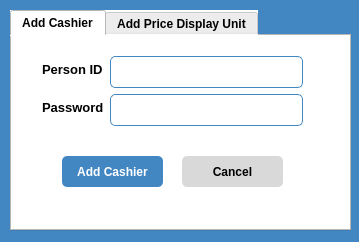
<?xml version="1.0" encoding="UTF-8"?>
<ui version="4.0">
 <class>NewUnit</class>
 <widget class="QWidget" name="NewUnit">
  <property name="geometry">
   <rect>
    <x>0</x>
    <y>0</y>
    <width>359</width>
    <height>242</height>
   </rect>
  </property>
  <property name="windowTitle">
   <string>Add new unit</string>
  </property>
  <property name="styleSheet">
   <string notr="true">background-color: #4287c2;</string>
  </property>
  <widget class="QTabWidget" name="tabWidget">
   <property name="geometry">
    <rect>
     <x>10</x>
     <y>10</y>
     <width>341</width>
     <height>221</height>
    </rect>
   </property>
   <property name="styleSheet">
    <string notr="true">background-color: #ffffff;
font-weight: bold;
</string>
   </property>
   <property name="currentIndex">
    <number>0</number>
   </property>
   <widget class="QWidget" name="addCashier">
    <attribute name="title">
     <string>Add Cashier</string>
    </attribute>
    <widget class="QWidget" name="formLayoutWidget">
     <property name="geometry">
      <rect>
       <x>30</x>
       <y>20</y>
       <width>261</width>
       <height>82</height>
      </rect>
     </property>
     <layout class="QFormLayout" name="formLayout">
      <property name="fieldGrowthPolicy">
       <enum>QFormLayout::AllNonFixedFieldsGrow</enum>
      </property>
      <item row="1" column="0">
       <widget class="QLabel" name="label">
        <property name="styleSheet">
         <string notr="true">font-size: 13px;
font-family: &quot;Open Sans&quot;,&quot;lucida grande&quot;,&quot;Segoe UI&quot;,arial,verdana,&quot;lucida sans unicode&quot;,tahoma,sans-serif;
font-weight: bold;</string>
        </property>
        <property name="text">
         <string>Person ID</string>
        </property>
       </widget>
      </item>
      <item row="2" column="0">
       <widget class="QLabel" name="label_2">
        <property name="styleSheet">
         <string notr="true">font-size: 13px;
font-family: &quot;Open Sans&quot;,&quot;lucida grande&quot;,&quot;Segoe UI&quot;,arial,verdana,&quot;lucida sans unicode&quot;,tahoma,sans-serif;
font-weight: bold;</string>
        </property>
        <property name="text">
         <string>Password</string>
        </property>
       </widget>
      </item>
      <item row="1" column="1">
       <widget class="QLineEdit" name="person_id">
        <property name="styleSheet">
         <string notr="true">border-radius: 5px;
height: 30px;
border: 1px solid #4287c2;</string>
        </property>
       </widget>
      </item>
      <item row="2" column="1">
       <widget class="QLineEdit" name="person_password">
        <property name="styleSheet">
         <string notr="true">border-radius: 5px;
height: 30px;
border: 1px solid #4287c2;</string>
        </property>
        <property name="inputMask">
         <string/>
        </property>
        <property name="echoMode">
         <enum>QLineEdit::Password</enum>
        </property>
       </widget>
      </item>
     </layout>
    </widget>
    <widget class="QPushButton" name="button_add_cashier">
     <property name="geometry">
      <rect>
       <x>50</x>
       <y>120</y>
       <width>101</width>
       <height>31</height>
      </rect>
     </property>
     <property name="styleSheet">
      <string notr="true">background-color: #4287c2;
color: #ffffff;
font-weight: bold;
border-radius: 5px;</string>
     </property>
     <property name="text">
      <string>Add Cashier</string>
     </property>
    </widget>
    <widget class="QPushButton" name="button_cancel">
     <property name="geometry">
      <rect>
       <x>170</x>
       <y>120</y>
       <width>101</width>
       <height>31</height>
      </rect>
     </property>
     <property name="styleSheet">
      <string notr="true">background-color: rgb(217, 217, 217);
color: #000000;
font-weight: bold;
border-radius: 5px;</string>
     </property>
     <property name="text">
      <string>Cancel</string>
     </property>
    </widget>
   </widget>
   <widget class="QWidget" name="addPdu">
    <attribute name="title">
     <string>Add Price Display Unit</string>
    </attribute>
    <widget class="QWidget" name="formLayoutWidget_2">
     <property name="geometry">
      <rect>
       <x>30</x>
       <y>20</y>
       <width>261</width>
       <height>78</height>
      </rect>
     </property>
     <layout class="QFormLayout" name="formLayout_3">
      <property name="fieldGrowthPolicy">
       <enum>QFormLayout::AllNonFixedFieldsGrow</enum>
      </property>
      <item row="1" column="0">
       <widget class="QLabel" name="label_5">
        <property name="styleSheet">
         <string notr="true">font-size: 13px;
font-family: &quot;Open Sans&quot;,&quot;lucida grande&quot;,&quot;Segoe UI&quot;,arial,verdana,&quot;lucida sans unicode&quot;,tahoma,sans-serif;
font-weight: bold;</string>
        </property>
        <property name="text">
         <string>Device ID</string>
        </property>
       </widget>
      </item>
      <item row="2" column="0">
       <widget class="QLabel" name="label_6">
        <property name="styleSheet">
         <string notr="true">font-size: 13px;
font-family: &quot;Open Sans&quot;,&quot;lucida grande&quot;,&quot;Segoe UI&quot;,arial,verdana,&quot;lucida sans unicode&quot;,tahoma,sans-serif;
font-weight: bold;</string>
        </property>
        <property name="text">
         <string>Barcode</string>
        </property>
       </widget>
      </item>
      <item row="1" column="1">
       <widget class="QLineEdit" name="device_id">
        <property name="styleSheet">
         <string notr="true">border-radius: 5px;
height: 30px;
border: 1px solid #4287c2;</string>
        </property>
       </widget>
      </item>
      <item row="2" column="1">
       <widget class="QLineEdit" name="device_barcode">
        <property name="styleSheet">
         <string notr="true">border-radius: 5px;
height: 30px;
border: 1px solid #4287c2;</string>
        </property>
       </widget>
      </item>
     </layout>
    </widget>
    <widget class="QPushButton" name="add_pdu">
     <property name="geometry">
      <rect>
       <x>50</x>
       <y>120</y>
       <width>101</width>
       <height>31</height>
      </rect>
     </property>
     <property name="styleSheet">
      <string notr="true">background-color: #4287c2;
color: #ffffff;
font-weight: bold;
border-radius: 5px;</string>
     </property>
     <property name="text">
      <string>Add PDU</string>
     </property>
    </widget>
    <widget class="QPushButton" name="pdu_cancel">
     <property name="geometry">
      <rect>
       <x>170</x>
       <y>120</y>
       <width>101</width>
       <height>31</height>
      </rect>
     </property>
     <property name="styleSheet">
      <string notr="true">background-color: rgb(217, 217, 217);
color: #000000;
font-weight: bold;
border-radius: 5px;</string>
     </property>
     <property name="text">
      <string>Cancel</string>
     </property>
    </widget>
   </widget>
  </widget>
 </widget>
 <resources/>
 <connections>
  <connection>
   <sender>button_cancel</sender>
   <signal>clicked()</signal>
   <receiver>NewUnit</receiver>
   <slot>close()</slot>
   <hints>
    <hint type="sourcelabel">
     <x>232</x>
     <y>166</y>
    </hint>
    <hint type="destinationlabel">
     <x>179</x>
     <y>120</y>
    </hint>
   </hints>
  </connection>
  <connection>
   <sender>pdu_cancel</sender>
   <signal>clicked()</signal>
   <receiver>NewUnit</receiver>
   <slot>close()</slot>
   <hints>
    <hint type="sourcelabel">
     <x>232</x>
     <y>166</y>
    </hint>
    <hint type="destinationlabel">
     <x>179</x>
     <y>120</y>
    </hint>
   </hints>
  </connection>
 </connections>
</ui>
